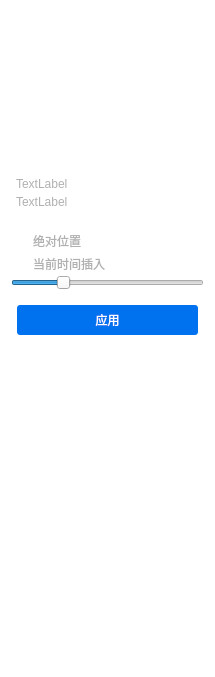
<?xml version="1.0" encoding="UTF-8"?>
<ui version="4.0">
 <class>Frame</class>
 <widget class="QFrame" name="Frame">
  <property name="geometry">
   <rect>
    <x>0</x>
    <y>0</y>
    <width>215</width>
    <height>677</height>
   </rect>
  </property>
  <property name="windowTitle">
   <string>Frame</string>
  </property>
  <property name="styleSheet">
   <string notr="true">QFrame{
	background-color:rgba(10,225,225,0);
	border-radius:0px;
}</string>
  </property>
  <layout class="QVBoxLayout" name="verticalLayout">
   <item>
    <widget class="QFrame" name="frame">
     <property name="styleSheet">
      <string notr="true">QFrame{
	background-color:rgba(10,225,225,0);
	border-radius:0px;
}</string>
     </property>
     <property name="frameShape">
      <enum>QFrame::StyledPanel</enum>
     </property>
     <property name="frameShadow">
      <enum>QFrame::Raised</enum>
     </property>
     <layout class="QVBoxLayout" name="verticalLayout_2">
      <property name="spacing">
       <number>0</number>
      </property>
      <property name="leftMargin">
       <number>0</number>
      </property>
      <property name="topMargin">
       <number>0</number>
      </property>
      <property name="rightMargin">
       <number>0</number>
      </property>
      <property name="bottomMargin">
       <number>0</number>
      </property>
      <item>
       <layout class="QVBoxLayout" name="verticalLayout_5">
        <property name="spacing">
         <number>0</number>
        </property>
        <property name="bottomMargin">
         <number>0</number>
        </property>
        <item>
         <widget class="QPushButton" name="pushButton">
          <property name="enabled">
           <bool>false</bool>
          </property>
          <property name="styleSheet">
           <string notr="true">QPushButton {
    background-color:transparent;
	color: rgb(255, 255, 255);
    border-style: outset;
    border-width: 0px;
    border-radius: 3px;
    border-color: beige;
    padding: 2px;
	text-align:left
}
QPushButton:hover {
    background-color: rgb(150, 150, 150);
}
QPushButton:pressed {
    background-color:  rgb(210, 210, 210);
    border-style: inset;
}

</string>
          </property>
          <property name="text">
           <string>选择类型</string>
          </property>
         </widget>
        </item>
       </layout>
      </item>
      <item>
       <layout class="QVBoxLayout" name="verticalLayout_3">
        <property name="leftMargin">
         <number>0</number>
        </property>
        <property name="topMargin">
         <number>10</number>
        </property>
        <property name="rightMargin">
         <number>6</number>
        </property>
        <property name="bottomMargin">
         <number>10</number>
        </property>
        <item>
         <widget class="QPushButton" name="pushButton_3">
          <property name="minimumSize">
           <size>
            <width>100</width>
            <height>100</height>
           </size>
          </property>
          <property name="styleSheet">
           <string notr="true">QPushButton {
    background-color:argb(10, 10, 10,40);
	color: rgb(255, 255, 255);
    border-style: outset;
    border-width: 0px;
    border-radius: 3px;
    border-color: beige;
    padding: 2px;

}
QPushButton:hover {
    background-color:argb(10, 10, 10,80);
}
QPushButton:pressed {
    background-color:  argb(10, 10, 10,150);
    border-style: inset;
}
</string>
          </property>
          <property name="text">
           <string>PushButton</string>
          </property>
         </widget>
        </item>
       </layout>
      </item>
      <item>
       <layout class="QVBoxLayout" name="verticalLayout_16">
        <item>
         <widget class="QPushButton" name="pushButton_2">
          <property name="styleSheet">
           <string notr="true">QPushButton {
    background-color:transparent;
	color: rgb(255, 255, 255);
    border-style: outset;
    border-width: 0px;
    border-radius: 3px;
    border-color: beige;
    padding: 2px;
	text-align:left
}
QPushButton:hover {
    background-color: rgb(150, 150, 150);
}
QPushButton:pressed {
    background-color:  rgb(210, 210, 210);
    border-style: inset;
}</string>
          </property>
          <property name="text">
           <string>文件信息</string>
          </property>
         </widget>
        </item>
        <item>
         <widget class="QLabel" name="label">
          <property name="styleSheet">
           <string notr="true">QLabel{
    background-color:transparent;
	color:rgb(176, 176, 176);
    border-style: outset;
    border-width: 0px;
    border-radius: 3px;
    border-color: beige;
    padding: 2px;
	text-align:left
}
</string>
          </property>
          <property name="text">
           <string>TextLabel</string>
          </property>
         </widget>
        </item>
        <item>
         <widget class="QLabel" name="label_2">
          <property name="styleSheet">
           <string notr="true">QLabel{
    background-color:transparent;
	color:rgb(176, 176, 176);
    border-style: outset;
    border-width: 0px;
    border-radius: 3px;
    border-color: beige;
    padding: 2px;
	text-align:left
}
</string>
          </property>
          <property name="text">
           <string>TextLabel</string>
          </property>
         </widget>
        </item>
       </layout>
      </item>
      <item>
       <layout class="QVBoxLayout" name="verticalLayout_4">
        <item>
         <widget class="QPushButton" name="pushButton_4">
          <property name="styleSheet">
           <string notr="true">QPushButton {
    background-color:transparent;
	color: rgb(255, 255, 255);
    border-style: outset;
    border-width: 0px;
    border-radius: 3px;
    border-color: beige;
    padding: 2px;
	text-align:left
}
QPushButton:hover {
    background-color: rgb(150, 150, 150);
}
QPushButton:pressed {
    background-color:  rgb(210, 210, 210);
    border-style: inset;
}</string>
          </property>
          <property name="text">
           <string>PushButton</string>
          </property>
         </widget>
        </item>
        <item>
         <widget class="QCheckBox" name="checkBox_2">
          <property name="styleSheet">
           <string notr="true">QCheckBox{
    background-color:transparent;
	color:rgb(176, 176, 176);
    border-style: outset;
    border-width: 0px;
    border-radius: 3px;
    border-color: beige;
    padding: 2px;
	text-align:left
}
</string>
          </property>
          <property name="text">
           <string>绝对位置</string>
          </property>
         </widget>
        </item>
        <item>
         <widget class="QCheckBox" name="checkBox">
          <property name="styleSheet">
           <string notr="true">QCheckBox{
    background-color:transparent;
	color:rgb(176, 176, 176);
    border-style: outset;
    border-width: 0px;
    border-radius: 3px;
    border-color: beige;
    padding: 2px;
	text-align:left
}
</string>
          </property>
          <property name="text">
           <string>当前时间插入</string>
          </property>
         </widget>
        </item>
        <item>
         <widget class="QSlider" name="horizontalSlider">
          <property name="minimum">
           <number>-50</number>
          </property>
          <property name="maximum">
           <number>150</number>
          </property>
          <property name="orientation">
           <enum>Qt::Horizontal</enum>
          </property>
         </widget>
        </item>
       </layout>
      </item>
      <item>
       <layout class="QVBoxLayout" name="verticalLayout_6">
        <property name="leftMargin">
         <number>6</number>
        </property>
        <property name="topMargin">
         <number>15</number>
        </property>
        <property name="rightMargin">
         <number>6</number>
        </property>
        <property name="bottomMargin">
         <number>6</number>
        </property>
        <item>
         <widget class="QPushButton" name="pushButton_5">
          <property name="minimumSize">
           <size>
            <width>30</width>
            <height>30</height>
           </size>
          </property>
          <property name="styleSheet">
           <string notr="true">QPushButton {
    background-color:rgb(0, 114, 239);
	color: rgb(255, 255, 255);
    border-style: outset;
    border-width: 0px;
    border-radius: 3px;
    border-color: beige;
    padding: 2px;

}
QPushButton:hover {
    background-color: rgb(50, 164, 239);
}
QPushButton:pressed {
    background-color: rgb(100, 214, 239);
    border-style: inset;
}

</string>
          </property>
          <property name="text">
           <string>应用</string>
          </property>
         </widget>
        </item>
       </layout>
      </item>
      <item>
       <spacer name="verticalSpacer">
        <property name="orientation">
         <enum>Qt::Vertical</enum>
        </property>
        <property name="sizeHint" stdset="0">
         <size>
          <width>20</width>
          <height>40</height>
         </size>
        </property>
       </spacer>
      </item>
      <item>
       <spacer name="horizontalSpacer">
        <property name="orientation">
         <enum>Qt::Horizontal</enum>
        </property>
        <property name="sizeHint" stdset="0">
         <size>
          <width>40</width>
          <height>20</height>
         </size>
        </property>
       </spacer>
      </item>
     </layout>
    </widget>
   </item>
  </layout>
 </widget>
 <resources/>
 <connections/>
</ui>
